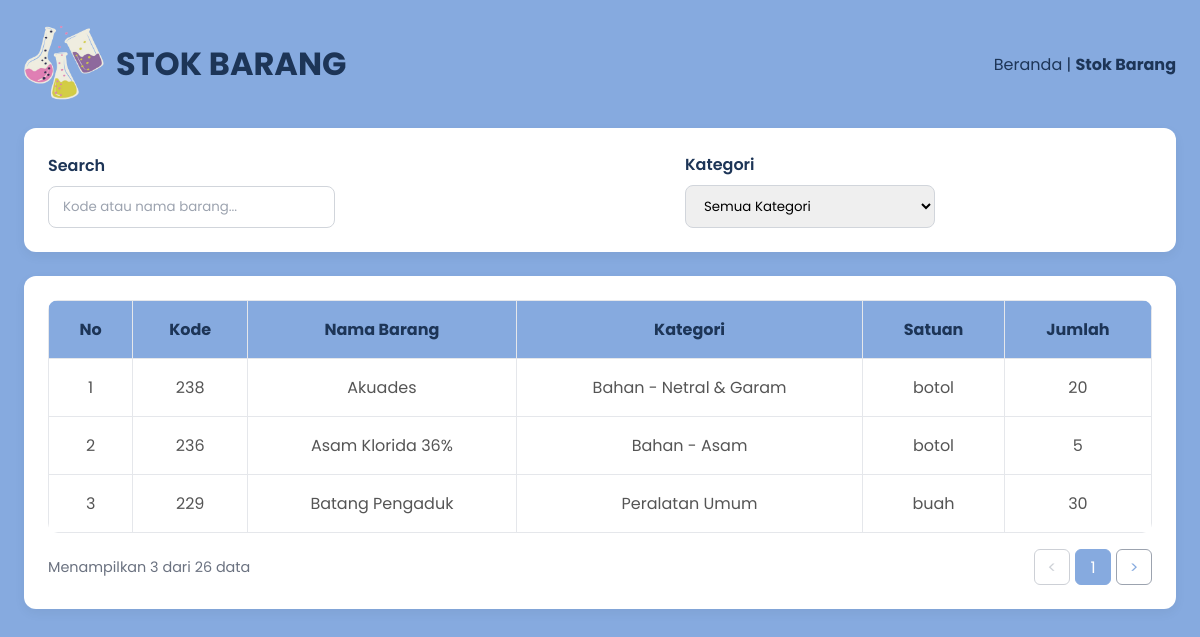
Page /sistem_manajemen_lab_kimia/pages/stokbarang/index.php on the committed database.
### tables this page shows
CREATE TABLE stok_lab (
    id_stok INT PRIMARY KEY AUTO_INCREMENT,
    id_item INT NOT NULL,
    jumlah INT NOT NULL,
    kondisi VARCHAR(100),
    tanggal_update TIMESTAMP,
    FOREIGN KEY (id_item) REFERENCES item_alat_bahan(id_item)
) AUTO_INCREMENT = 111;

CREATE TABLE item_alat_bahan (
    id_item INT PRIMARY KEY AUTO_INCREMENT,
    nama_item VARCHAR(255) NOT NULL,
    id_kategori INT NOT NULL,
    satuan VARCHAR(50) NOT NULL,
    deskripsi TEXT,
    FOREIGN KEY (id_kategori) REFERENCES kategori_item(id_kategori)
) AUTO_INCREMENT = 221;

CREATE TABLE kategori_item (
    id_kategori INT PRIMARY KEY AUTO_INCREMENT,
    nama_kategori VARCHAR(100) NOT NULL,
    deskripsi TEXT
) AUTO_INCREMENT = 11;

### sistem_manajemen_lab_kimia/pages/stokbarang/index.php (the view, shortened to what this page needs)
<?php
require_once __DIR__ . '/../../config/koneksi.php';
$q = isset($_GET['q']) ? trim($_GET['q']) : '';
$kategori = isset($_GET['kategori']) ? trim($_GET['kategori']) : '';
$page = isset($_GET['page']) && is_numeric($_GET['page']) && (int)$_GET['page'] > 0 ? (int)$_GET['page'] : 1;
$perPage = 3;
$whereSql = " WHERE 1=1";
$params_sql = [];
$params_url = [];
try {
    $countSql = "SELECT COUNT(*) as total
                 FROM stok_lab s
                 JOIN item_alat_bahan i ON s.id_item = i.id_item
                 JOIN kategori_item k ON i.id_kategori = k.id_kategori"
                 . $whereSql;
    $countStmt = $pdo->prepare($countSql);
    $countStmt->execute($params_sql);
    $totalItems = (int)$countStmt->fetchColumn();
} catch (Exception $e) {
    $totalItems = 0;
}
$totalPages = $totalItems > 0 ? (int)ceil($totalItems / $perPage) : 1;
$offset = ($page - 1) * $perPage;
$sql = "SELECT s.id_stok, i.id_item, i.nama_item, k.id_kategori, k.nama_kategori, i.satuan, s.jumlah
        FROM stok_lab s
        JOIN item_alat_bahan i ON s.id_item = i.id_item
        JOIN kategori_item k ON i.id_kategori = k.id_kategori"
        . $whereSql .
        " ORDER BY i.nama_item ASC
          LIMIT :limit OFFSET :offset";
try {
    $stmt = $pdo->prepare($sql);
    $stmt->bindValue(':limit', $perPage, PDO::PARAM_INT);
    $stmt->bindValue(':offset', $offset, PDO::PARAM_INT);
    $stmt->execute();
    $items = $stmt->fetchAll(PDO::FETCH_ASSOC);
} catch (Exception $e) {
    $items = [];
}
?>
<!DOCTYPE html>
<html lang="id">
<head>
    <link rel="stylesheet" href="../../assets/css/stylestokbarang.css">
</head>
<body>
    <header class="main-header">
        <div class="logo">
            <img src="../../assets/img/ikon.png" alt="Logo" class="logo-img">
            <h1>STOK BARANG</h1>
        </div>
        <nav class="breadcrumbs"> <a href="../dashboard.php">Beranda</a> |
            <a href="index.php" class="active">Stok Barang</a> </nav>
    </header>
    <main>
        <form method="GET" action="index.php" id="filterForm">
            <section class="card filter-card">
                <div class="form-group">
                    <label for="search-barang">Search</label>
                    <input type="text" id="search-barang" name="q" placeholder="Kode atau nama barang..."
                           value="<?php echo htmlspecialchars($q); ?>">
                </div>
                <div class="form-group">
                    <label for="kategori">Kategori</label>
                    <select id="kategori" name="kategori">
                        <option value="" <?php echo $kategori === '' ? 'selected' : ''; ?>>Semua Kategori</option>
                    </select>
                </div>
            </section>
        </form>
        <section class="card table-card">
            <table>
                <thead>
                    <tr>
                        <th>No</th>
                        <th>Kode</th>
                        <th>Nama Barang</th>
                        <th>Kategori</th>
                        <th>Satuan</th>
                        <th>Jumlah</th>
                    </tr>
                </thead>
                <tbody>
                    <?php if (!empty($items)): ?>
                        <?php
                        $startNo = ($page - 1) * $perPage + 1;
                        foreach ($items as $index => $row): ?>
                            <tr>
                                <td><?php echo $startNo + $index; ?></td>
                                <td><?php echo htmlspecialchars($row['id_item']); ?></td>
                                <td><?php echo htmlspecialchars($row['nama_item']); ?></td>
                                <td><?php echo htmlspecialchars($row['nama_kategori']); ?></td>
                                <td><?php echo htmlspecialchars($row['satuan']); ?></td>
                                <td><?php echo htmlspecialchars($row['jumlah']); ?></td>
                            </tr>
                        <?php endforeach; ?>
                    <?php else: ?>
                        <tr><td colspan="6" style="text-align:center;">(data tidak ditemukan)</td></tr>
                    <?php endif; ?>
                </tbody>
            </table>
            <div class="table-footer">
                <span class="data-info">Menampilkan <?php echo count($items); ?> dari <?php echo $totalItems; ?> data</span>
                <?php if ($totalPages > 1): ?>
                    <nav class="pagination">
                        <?php
                        $queryString = http_build_query($params_url);
                        if ($page > 1):
                            $prev = $page - 1;
                            echo '<a href="?page=' . $prev . '&' . $queryString . '" class="page-arrow">&lt;</a>';
                        else:
                            echo '<span class="page-arrow disabled">&lt;</span>';
                        endif;
                        echo '<span class="page-number active">' . $page . '</span>';
                        if ($page < $totalPages):
                            $next = $page + 1;
                            echo '<a href="?page=' . $next . '&' . $queryString . '" class="page-arrow">&gt;</a>';
                        else:
                            echo '<span class="page-arrow disabled">&gt;</span>';
                        endif;
                        ?>
                    </nav>
                <?php endif; ?>
            </div>
        </section>
    </main>
</body>
</html>

### sistem_manajemen_lab_kimia/assets/css/stylestokbarang.css (style rules this page uses)
* { margin: 0; padding: 0; box-sizing: border-box; }
body { font-family: 'Poppins', sans-serif; background-color: #86AADF; color: #1D3557; padding: 24px; }
.main-header { display: flex; justify-content: space-between; align-items: center; margin-bottom: 24px; }
.logo { display: flex; align-items: center; gap: 12px; }
.logo-img { width: 80px; height: auto; }
.logo h1 { font-size: 2rem; color: #1D3557; font-weight: 700; }
.main-header nav a { text-decoration: none; color: #1D3557; font-size: 1rem; }
.main-header nav a.active { font-weight: 700; }
.card { background-color: #fff; border-radius: 12px; box-shadow: 0 4px 12px rgba(0,0,0,0.05); margin-bottom: 24px; padding: 24px; }
.filter-card { display: flex; justify-content: flex-start; align-items: flex-end; gap: 350px; }
.form-group { display: flex; flex-direction: column; }
.form-group label { font-weight: 600; margin-bottom: 8px; }
.form-group input, .form-group select { font-family: 'Poppins', sans-serif; padding: 10px 14px; border: 1px solid #D1D5DB; border-radius: 8px; min-width: 250px; }
.form-group input::placeholder { color: #9CA3AF; }
table { width: 100%; border-collapse: collapse; overflow: hidden; border-radius: 10px; }
thead { background-color: #86AADF; color: #1D3557; }
th, td { padding: 16px; text-align: center; border: 1px solid #E5E7EB; }
tbody td { color: #555; }
.table-footer { display: flex; justify-content: space-between; align-items: center; margin-top: 16px; }
.data-info { font-size: 0.9rem; color: #6B7280; }
.pagination { display: flex; align-items: center; gap: 5px; }
.pagination .page-arrow, .pagination .page-number { display: inline-block; width: 36px; height: 36px; line-height: 36px; text-align: center; border-radius: 6px; border: 1px solid #9CA3AF; background-color: white; color: #86AADF; cursor: pointer; text-decoration: none; transition: background-color 0.2s, color 0.2s; }
.pagination .page-number.active { background-color: #86AADF; color: white; border-color: #86AADF; cursor: default; }
.pagination .page-arrow.disabled { opacity: 0.5; cursor: not-allowed; color: #9CA3AF; background-color: white; }

### rows in the picture
stok_lab: index "1", id_item.id_item "238", id_item.nama_item "Akuades", kategori_item.nama_kategori "Bahan - Netral & Garam", id_item.satuan "botol", jumlah "20"
stok_lab: index "2", id_item.id_item "236", id_item.nama_item "Asam Klorida 36%", kategori_item.nama_kategori "Bahan - Asam", id_item.satuan "botol", jumlah "5"
stok_lab: index "3", id_item.id_item "229", id_item.nama_item "Batang Pengaduk", kategori_item.nama_kategori "Peralatan Umum", id_item.satuan "buah", jumlah "30"

### other values in the picture
count($items) "3"
$totalItems "26"
$page "1"
